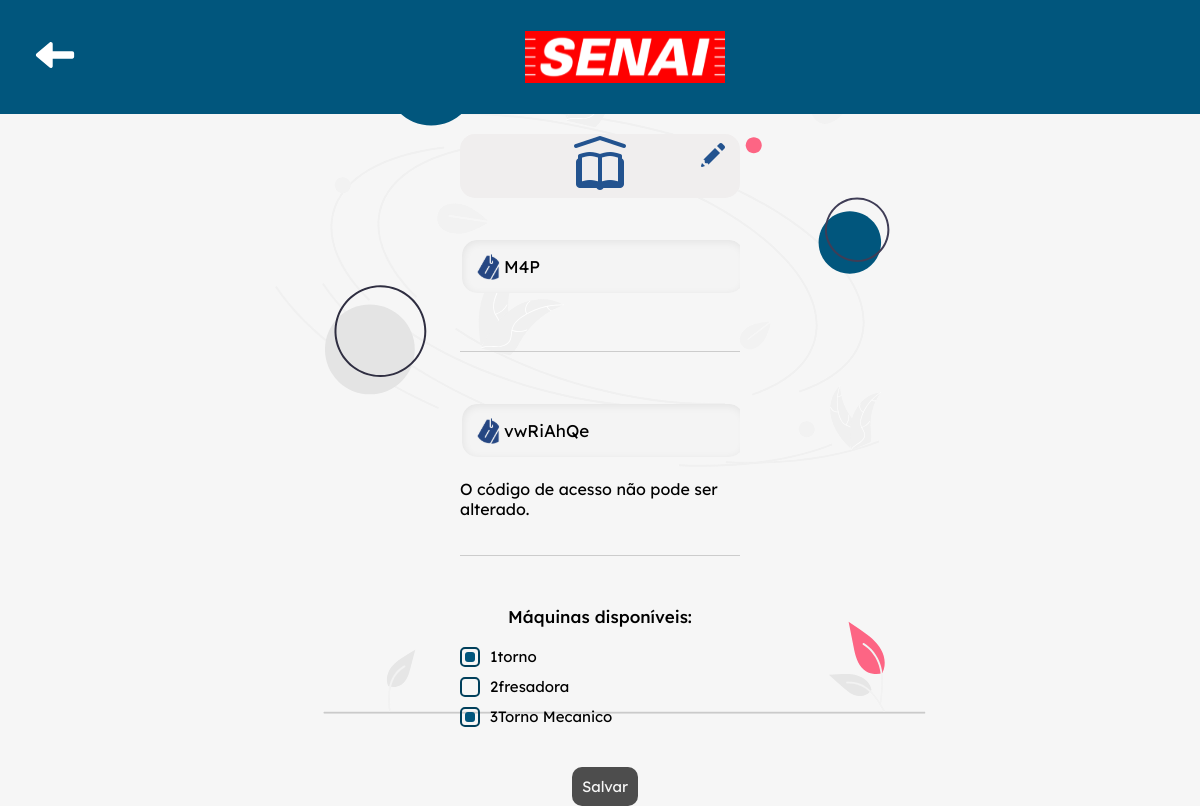
/update.php?option=sala&editarTurma&id_atualizacao=2, run on the app's committed database.
### tables this page shows
CREATE TABLE `sala` (
  `id` int(11) NOT NULL,
  `turma` varchar(50) NOT NULL,
  `id_professor` int(11) NOT NULL,
  `codigo_acesso` varchar(8) NOT NULL
);

CREATE TABLE `tipo_maquina` (
  `id` int(11) NOT NULL,
  `tipo` varchar(50) NOT NULL,
  `imagem_padrao` longblob NOT NULL
);

### update.php (the view, shortened to what this page needs)
<?php
include('conexao.php');
if (isset($_GET['option']) && isset($_GET['id_atualizacao'])) {
    $editarTurma = false;
    $tabelaBuscar = $_GET['option'];
    $id_atualizacao = $_GET['id_atualizacao'];
    $sqlBuscarTodasColunas = "SHOW COLUMNS FROM $tabelaBuscar";
    $resultado = $mysqli->query($sqlBuscarTodasColunas);
    $campos = array();
    if (isset($_GET['editarTurma'])) {
        $editarTurma = true;
    }
    while ($row = mysqli_fetch_assoc($resultado)) {
        $campos[] = $row['Field'];
    }
    $colunaExcluir = 'id_professor';
    $colunaExcluir1 = 'senha';
    $colunaExcluir3 = 'id';
    $colunaExcluir2 = 'redefinir_senha';
    $colunaExcluir4 = 'codigo_recuperacao';
    $campos = array_diff($campos, array($colunaExcluir, $colunaExcluir1, $colunaExcluir3, $colunaExcluir2, $colunaExcluir4));
    $sql = "SELECT * FROM $tabelaBuscar WHERE id = $id_atualizacao";
    $resultado = $mysqli->query($sql);
    $dados = mysqli_fetch_assoc($resultado);
    if ($editarTurma) {
        $urlUpdate = "update.php?option=$tabelaBuscar&editarTurma&id_atualizacao=$id_atualizacao";
    } else {
        $urlUpdate = "update.php?option=$tabelaBuscar&id_atualizacao=$id_atualizacao";
    }
    ?>
    <!DOCTYPE html>
    <html lang="pt-br">
    <head>
        <link rel="stylesheet" href="css/style.css" />
    </head>
    <body id="body_perfil">
        <header class="topo-inicial">
            <?php
            if ($_SERVER['HTTP_REFERER']){
                if(!strpos($_SERVER['HTTP_REFERER'], "update.php")){
                    echo '<a href='.$_SERVER['HTTP_REFERER'].' class="setaVoltar">';
                }
            }else{
                echo '<a href="login.php" class="setaVoltar">';
            }
            ?>
                <img src="img/svg/setaVoltar.svg" alt="voltar">
            </a>
            <img width="200" class="logo-inicial" src="img/svg/logo_senai_vermelho.svg"  />
        </header>
        <main id="main_formPerfil">
            <div class="container_form">
                <section>
                    <div>
                        <?php
                        if ($editarTurma) {
                            echo '<img src="img/svg/class.svg" >';
                        } else {
                            echo '<img src="img/svg/user.svg" width="70">';
                        }
                        ?>
                    </div>
                    <div class="edit_Icon" onclick="liberarEdicaoPerfil()">
                        <img  src="img/svg/Edit.svg" id="imgEditIcon" />
                    </div>
                </section>
                <form id="form_perfil" method="POST" action="<?php echo $urlUpdate ?>">
                    <?php
                    foreach ($campos as $campo) {
                        $valorAtual = $dados[$campo];
                        ?>
                        <div class="input">
                            <input class="<?php echo $campo ?>" required readonly type="text" id="<?php echo $campo; ?>"
                                name="<?php echo $campo; ?>" value="<?php echo $valorAtual; ?>"><br>
                                <?php
                                    if($campo == "codigo_acesso"){
                                        echo '<p  id="p_update">O código de acesso não pode ser alterado.</p>';
                                    }
                                ?>
                        </div>
                        <?php
                    }
                    if ($editarTurma) {
                        $sql_tipos_na_sala = "SELECT tipo_maquina.id, tipo_maquina.tipo
                        FROM tipo_maquina
                        INNER JOIN lista_sala_tipo_maquina ON tipo_maquina.id = lista_sala_tipo_maquina.id_tipo_maquina
                        WHERE lista_sala_tipo_maquina.id_sala = ?";
                        $stmt_tipos_na_sala = $mysqli->prepare($sql_tipos_na_sala);
                        $stmt_tipos_na_sala->bind_param("i", $id_atualizacao);
                        $stmt_tipos_na_sala->execute();
                        $stmt_tipos_na_sala->bind_result($tipo_maquina_id, $tipo_maquina_nome);
                        $tipos_na_sala = array();
                        while ($stmt_tipos_na_sala->fetch()) {
                            $tipos_na_sala[] = $tipo_maquina_id;
                        }
                        $sql_todos_tipos = "SELECT id, tipo FROM tipo_maquina";
                        $stmt_todos_tipos = $mysqli->query($sql_todos_tipos);
                        echo '<div class="checkboxes" id="checkboxesFormEditarTurma">';
                        echo '<div class="titulo"><p>Máquinas disponíveis:</p></div>';
                        while ($row = $stmt_todos_tipos->fetch_assoc()) {
                            $tipo = $row['tipo'];
                            $Idtipo = $row['id'];
                            $check = in_array($Idtipo, $tipos_na_sala) ? 'checked' : '';
                            echo '<label for="' . $tipo . '" class="cyberpunk-checkbox-label">';
                            echo '<input disabled ' . $check . ' class="cyberpunk-checkbox" type="checkbox" id="' . $Idtipo . '" name="maquinas[]" value="' . $Idtipo . '" >';
                            echo $Idtipo;
                            echo '<span>';
                            echo $tipo;
                            echo '</span>';
                            echo '</label>';
                        }
                        echo '</div>';
                    }
                    ?>
                    <div class="bnts">
                        <div class="inputs">
                            <input  disabled  type="submit" value="Salvar" id="botaoSalvar">
                        </div>
                    </div>
                </form>
            </div>
        </main>
    </body>
    </html>
    <?php
}
?>

### css/style.css (style rules this page uses)
* { margin: 0; border: none; text-decoration: none; padding: 0; overflow-x: hidden; font-family: "Lexend Deca", sans-serif; }
:root { --azulPrincipal: #01567d; --azulEscuro: #003f5b; --cinza: #666; --cinzaClaro: #a8a8a8; --box-shadow: 5px 7px 10px 5px rgba(0, 0, 0, 0.25); --box-shadow-insert: 4px -4px 4px 0px rgba(0, 0, 0, 0.25) inset; --background-main: #f6f6f6; }
body { background-color: var(--background-main); }
.logo-inicial { margin: 0 auto; padding-left: 110px; }
.topo-inicial { background-color: var(--azulPrincipal); display: flex; align-items: center; padding: 30px; }
#infosAcess input, #infosCreate input, #main_formPerfil .container_form .input input { background: #f4f4f4; display: flex; width: 80%; padding: 16px; background-image: url("../img/email.png"); background-repeat: no-repeat; background-position: 12px center; padding-left: 42px; border-radius: 15px; font-size: 17px; border: none; outline: none; box-shadow: inset 1px 2px 8px rgba(0, 0, 0, 0.07); transition: 0.18s ease-out; }
.checkboxes .titulo { color: #b6e4f0; font-size: 17px; font-weight: 500; display: flex; justify-content: center; width: 100%; margin-bottom: 20px; }
.cyberpunk-checkbox { appearance: none; width: 20px; height: 20px; border: 2px solid #b6e4f0; border-radius: 5px; background-color: transparent; display: inline-block; position: relative; margin-right: 10px; cursor: pointer; margin-bottom: 10px; }
.cyberpunk-checkbox:disabled { cursor: not-allowed; }
.cyberpunk-checkbox:before { content: ""; background-color: #b6e4f0; display: block; position: absolute; top: 50%; left: 50%; transform: translate(-50%, -50%) scale(0); width: 10px; height: 10px; border-radius: 3px; transition: all 0.3s ease-in-out; }
.cyberpunk-checkbox:checked:before { transform: translate(-50%, -50%) scale(1); }
.cyberpunk-checkbox-label { font-size: 15px; color: #fff; cursor: pointer; user-select: none; display: flex; }
#body_perfil { background-image: url(../img/svg/bg_perfil.svg); background-repeat: no-repeat; background-position: top; background-position-y: 14%; }
#main_formPerfil { display: flex; justify-content: center; margin-top: 20px; }
#main_formPerfil .container_form { width: 280px; }
#main_formPerfil .container_form section { background-color: rgb(240, 238, 238); display: flex; justify-content: center; border-radius: 15px; }
#main_formPerfil .container_form section .edit_Icon { display: flex; margin-bottom: 160px; margin-left: 226px; position: absolute; padding: 6px; cursor: pointer; transition: .3s ease; }
#main_formPerfil .container_form form { margin-top: 40px; }
#main_formPerfil .container_form .input { margin-bottom: 50px; border-bottom: 1px solid #ccc; padding-bottom: 36px; align-items: center; }
#main_formPerfil .container_form .input input { margin: 2px; }
#main_formPerfil .container_form .input .turma { background-image: url(../img/svg/nameTag.svg); }
#main_formPerfil .container_form .input #codigo_acesso { background-image: url(../img/svg/nameTag.svg); }
#main_formPerfil .container_form form .bnts { display: flex; flex-direction: column; }
#main_formPerfil .container_form form .bnts .inputs { width: 100%; display: flex; justify-content: space-around; align-items: center; }
#main_formPerfil .container_form form .bnts input, #submitCadastrarSala, .cadastrar-maquina input, #main_cadastrarCategoriaMaquina #submitTipo { display: flex; justify-content: center; color: var(--cinza); font-size: 1.2rem; transition: 0.2s ease; color: var(--background-main); background-color: #003f5b; font-size: 15px; transition: .3s; padding: 10px; border-radius: 10px; cursor: pointer; height: 100%; margin: 10px 0px 0px 10px; }
#main_formPerfil .container_form form .bnts input:disabled { background-color: #4d4d4d; cursor: not-allowed; }
#checkboxesFormEditarTurma { margin-top: 20px; margin-bottom: 20px; }
#checkboxesFormEditarTurma .cyberpunk-checkbox { border: var(--azulEscuro) 2px solid; }
#checkboxesFormEditarTurma .cyberpunk-checkbox::before { background-color: var(--azulPrincipal); }
#checkboxesFormEditarTurma .cyberpunk-checkbox-label { display: flex; color: #000000; }
#checkboxesFormEditarTurma .titulo p { color: #000000; }
.bnts div { display: flex; justify-content: center; gap: 10px; }
.setaVoltar { transition: .3s ease; }

### update.php (style rules this page uses)
.setaVoltar { width: 50px; align-self: center; justify-self: start; }
.logo-inicial { margin:0 auto; padding-left:0; }

### data on the page
sala: turma "M4P", codigo_acesso "vwRiAhQe"
tipo_maquina: id "1", tipo "torno"
tipo_maquina: id "2", tipo "fresadora"
tipo_maquina: id "3", tipo "Torno Mecanico"
